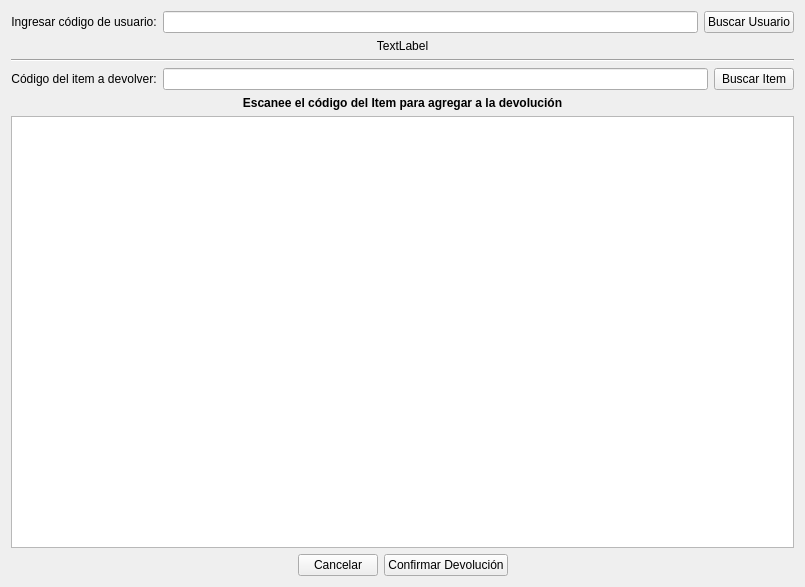
<?xml version="1.0" encoding="UTF-8"?>
<ui version="4.0">
 <class>ReturnPage</class>
 <widget class="QWidget" name="ReturnPage">
  <property name="geometry">
   <rect>
    <x>0</x>
    <y>0</y>
    <width>805</width>
    <height>587</height>
   </rect>
  </property>
  <property name="windowTitle">
   <string>Form</string>
  </property>
  <layout class="QVBoxLayout" name="verticalLayout">
   <item>
    <layout class="QGridLayout" name="gridLayout">
     <item row="0" column="1">
      <widget class="QLineEdit" name="userBarcodeLineEdit">
       <property name="alignment">
        <set>Qt::AlignmentFlag::AlignCenter</set>
       </property>
      </widget>
     </item>
     <item row="0" column="2">
      <widget class="QPushButton" name="searchUserButton">
       <property name="text">
        <string>Buscar Usuario</string>
       </property>
      </widget>
     </item>
     <item row="0" column="0">
      <widget class="QLabel" name="userBarcodeLabel">
       <property name="text">
        <string>Ingresar código de usuario:</string>
       </property>
       <property name="alignment">
        <set>Qt::AlignmentFlag::AlignCenter</set>
       </property>
      </widget>
     </item>
     <item row="1" column="0" colspan="3">
      <widget class="QLabel" name="userNameLabel">
       <property name="text">
        <string>TextLabel</string>
       </property>
       <property name="alignment">
        <set>Qt::AlignmentFlag::AlignCenter</set>
       </property>
      </widget>
     </item>
    </layout>
   </item>
   <item>
    <widget class="Line" name="line">
     <property name="orientation">
      <enum>Qt::Orientation::Horizontal</enum>
     </property>
    </widget>
   </item>
   <item>
    <layout class="QGridLayout" name="gridLayout_2">
     <item row="0" column="0">
      <widget class="QLabel" name="itemBarcodeLabel">
       <property name="text">
        <string>Código del item a devolver:</string>
       </property>
       <property name="alignment">
        <set>Qt::AlignmentFlag::AlignCenter</set>
       </property>
      </widget>
     </item>
     <item row="0" column="1">
      <widget class="QLineEdit" name="itemBarcodeLineEdit">
       <property name="alignment">
        <set>Qt::AlignmentFlag::AlignCenter</set>
       </property>
      </widget>
     </item>
     <item row="0" column="2">
      <widget class="QPushButton" name="searchItemButton">
       <property name="text">
        <string>Buscar Item</string>
       </property>
      </widget>
     </item>
     <item row="1" column="0" colspan="3">
      <widget class="QLabel" name="itemHintLabel">
       <property name="font">
        <font>
         <bold>true</bold>
        </font>
       </property>
       <property name="text">
        <string>Escanee el código del Item para agregar a la devolución</string>
       </property>
       <property name="alignment">
        <set>Qt::AlignmentFlag::AlignCenter</set>
       </property>
      </widget>
     </item>
    </layout>
   </item>
   <item>
    <widget class="QTableView" name="returnItemsTableView"/>
   </item>
   <item>
    <layout class="QHBoxLayout" name="horizontalLayout">
     <item>
      <spacer name="horizontalSpacer_2">
       <property name="orientation">
        <enum>Qt::Orientation::Horizontal</enum>
       </property>
       <property name="sizeHint" stdset="0">
        <size>
         <width>40</width>
         <height>20</height>
        </size>
       </property>
      </spacer>
     </item>
     <item>
      <widget class="QPushButton" name="cancelButton">
       <property name="text">
        <string>Cancelar</string>
       </property>
      </widget>
     </item>
     <item>
      <widget class="QPushButton" name="confirmButton">
       <property name="text">
        <string>Confirmar Devolución</string>
       </property>
      </widget>
     </item>
     <item>
      <spacer name="horizontalSpacer">
       <property name="orientation">
        <enum>Qt::Orientation::Horizontal</enum>
       </property>
       <property name="sizeHint" stdset="0">
        <size>
         <width>40</width>
         <height>20</height>
        </size>
       </property>
      </spacer>
     </item>
    </layout>
   </item>
  </layout>
 </widget>
 <resources/>
 <connections/>
</ui>
